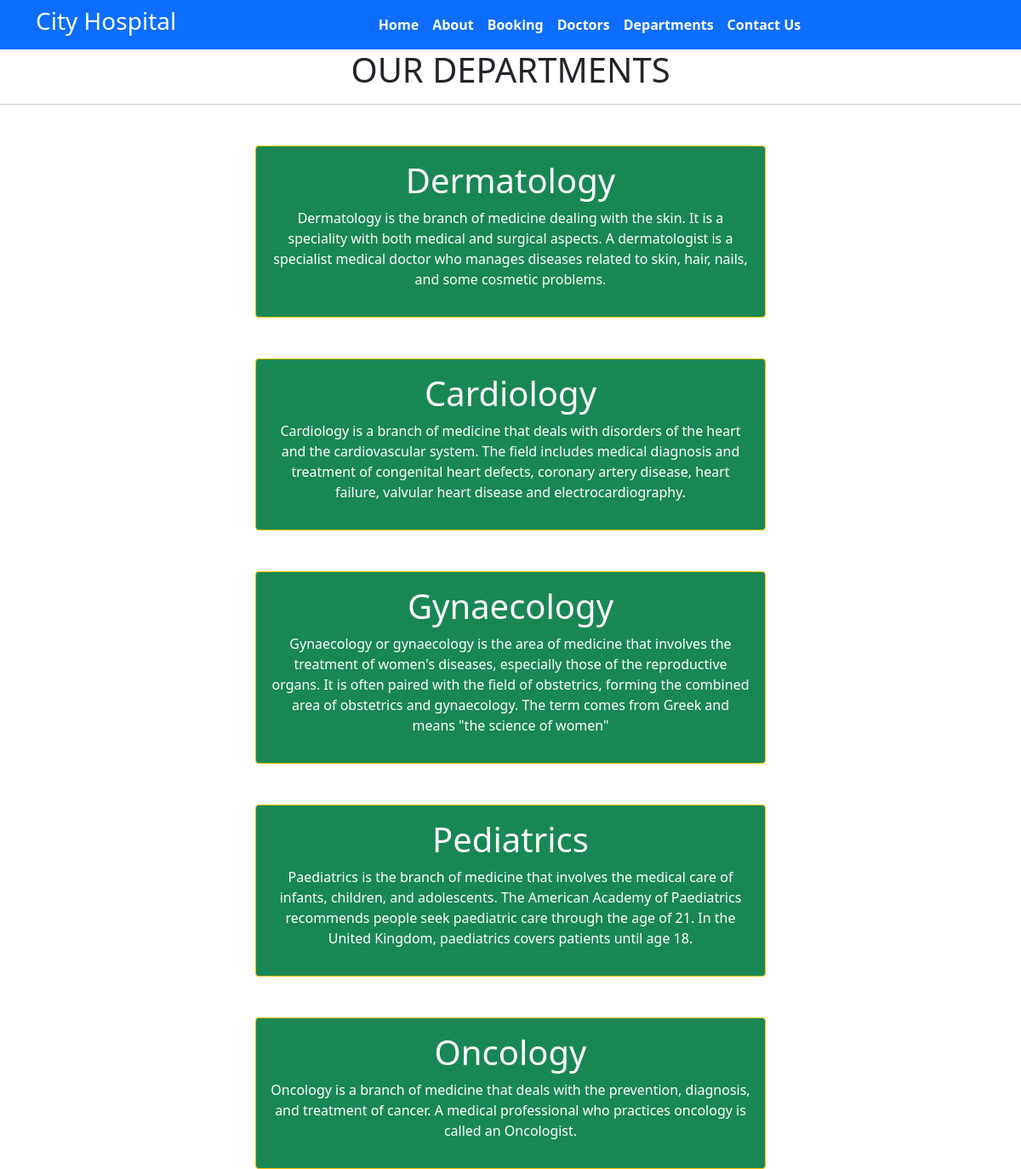
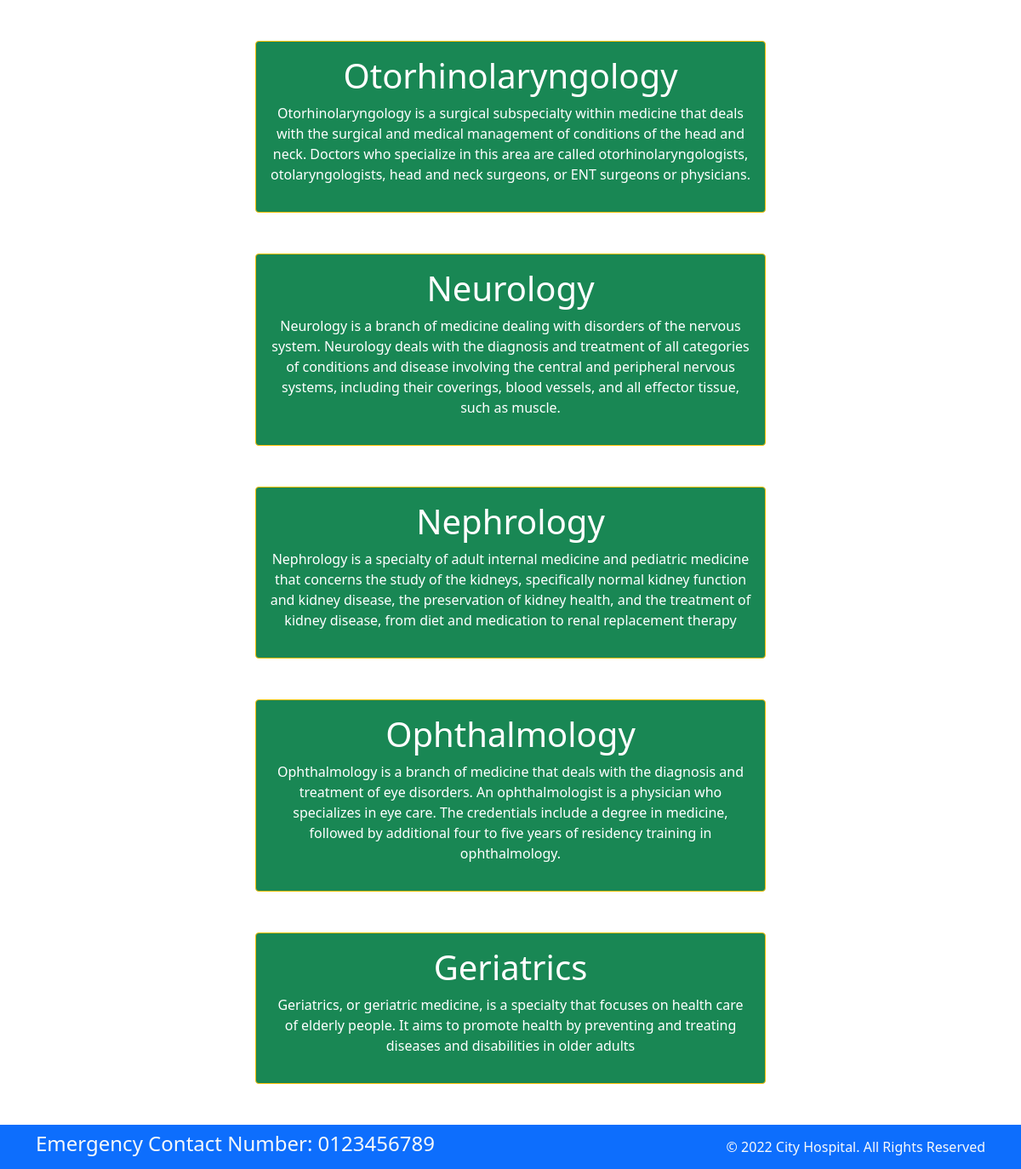
Page /department/ on the committed database (2 pictures, top to bottom).
### home/models.py (models this page shows, shortened)
class Departments(models.Model):
    dep_name = models.CharField(max_length=100)
    dep_description = models.TextField()

### home/views.py (the view)
# urls.py: path('department/', views.department,name='department'),
def department(request):
    dict_dept={
        'dept': Departments.objects.all()
    }
    return render(request, 'department.html', dict_dept)

### templates/department.html (shortened to what this page needs)
{% extends 'base.html' %}
{% block content %}
<h1 class="text-center">OUR DEPARTMENTS</h1>
<hr>
{% for d in dept %}
<div class="mx-auto w-50 bg-success text-center text-white p-3 my-5 border border-warning rounded">
    <h1>{{d.dep_name}}</h1>
    <p>{{d.dep_description}}</p>
</div>
{% endfor %}
{% endblock %}

### templates/base.html (shortened to what this page needs)
{% load static %}
<!DOCTYPE html>
<html>
  <head>
    <link rel="stylesheet"
      href=" https://cdn.jsdelivr.net/npm/bootstrap@5.1.3/dist/css/bootstrap.min.css ">
    <link rel="stylesheet"
      href="https://use.fontawesome.com/releases/v5.2.0/css/all.css">
      <link rel="stylesheet"
      href="{% static '/css/style.css' %}">
  </head>
  </head>
  <body>
    <nav class="navbar bg-primary navbar-expand-md ">
      <div class="container">
        <div class="col-2 text-left pl-md-0">
          <h3 class="text-white"> City Hospital </h3>
        </div>
        <div
          class="collapse navbar-collapse justify-content-center col-md-8 navbar-collapse-3">
          <ul class="navbar-nav justify-content-center  fw-bold">
            <li class="nav-item active">
              <a class="nav-link text-white" href="{% url 'home' %}">Home </a>
            </li>
            <li class="nav-item">
              <a class="nav-link text-white" href="{% url 'about' %}">About</a>
            </li>
            <li class="nav-item">
              <a class="nav-link text-white" href="{% url 'booking' %}">Booking</a>
            </li>
            <li class="nav-item">
              <a class="nav-link text-white" href="{% url 'doctors' %}">Doctors</a>
            </li>
			 <li class="nav-item">
              <a class="nav-link text-white" href="{% url 'department' %}">Departments</a>
            </li>
            <li class="nav-item">
              <a class="nav-link text-white" href="{% url 'contact' %}">Contact Us</a>
            </li>
          </ul>
        </div>
      </div>
    </nav>
    {% block content %}{% endblock %}
    <section>
      <footer class="pt-2 pb-2  bg-primary text-light">
        <div class="container">
          <div class="row align-items-center">
            <div class="col-12 col-md-8">
              <h4>Emergency Contact Number: 0123456789</h4>
            </div>
            <div class="col-12 col-md-4 mt-4 mt-md-0 text-center text-md-end">
              © 2022 City Hospital. All Rights Reserved
            </div>
          </div>
        </div>
      </footer>
    </section>
  </body>
</html>

### rows in the picture
Departments: dep_name "Dermatology", dep_description "Dermatology is the branch of medicine dealing with the skin. It is a speciality with both medical and surgical aspects. A dermatologist is a specialist medical doctor who manages diseases related to skin, hair, nails, and some cosmetic problems."
Departments: dep_name "Cardiology", dep_description "Cardiology is a branch of medicine that deals with disorders of the heart and the cardiovascular system. The field includes medical diagnosis and treatment of congenital heart defects, coronary artery disease, heart failure, valvular heart disease and electrocardiography."
Departments: dep_name "Gynaecology", dep_description "Gynaecology or gynaecology is the area of medicine that involves the treatment of women's diseases, especially those of the reproductive organs. It is often paired with the field of obstetrics, forming the combined area of obstetrics and gynaecology. The term comes from Greek and means \"the science of women\""
Departments: dep_name "Pediatrics", dep_description "Paediatrics is the branch of medicine that involves the medical care of infants, children, and adolescents. The American Academy of Paediatrics recommends people seek paediatric care through the age of 21. In the United Kingdom, paediatrics covers patients until age 18."
Departments: dep_name "Oncology", dep_description "Oncology is a branch of medicine that deals with the prevention, diagnosis, and treatment of cancer. A medical professional who practices oncology is called an Oncologist."
Departments: dep_name "Otorhinolaryngology", dep_description "Otorhinolaryngology is a surgical subspecialty within medicine that deals with the surgical and medical management of conditions of the head and neck. Doctors who specialize in this area are called otorhinolaryngologists, otolaryngologists, head and neck surgeons, or ENT surgeons or physicians."
Departments: dep_name "Neurology", dep_description "Neurology is a branch of medicine dealing with disorders of the nervous system. Neurology deals with the diagnosis and treatment of all categories of conditions and disease involving the central and peripheral nervous systems, including their coverings, blood vessels, and all effector tissue, such as muscle."
Departments: dep_name "Nephrology", dep_description "Nephrology is a specialty of adult internal medicine and pediatric medicine that concerns the study of the kidneys, specifically normal kidney function and kidney disease, the preservation of kidney health, and the treatment of kidney disease, from diet and medication to renal replacement therapy"
Departments: dep_name "Ophthalmology", dep_description "Ophthalmology is a branch of medicine that deals with the diagnosis and treatment of eye disorders. An ophthalmologist is a physician who specializes in eye care. The credentials include a degree in medicine, followed by additional four to five years of residency training in ophthalmology."
Departments: dep_name "Geriatrics", dep_description "Geriatrics, or geriatric medicine, is a specialty that focuses on health care of elderly people. It aims to promote health by preventing and treating diseases and disabilities in older adults"
